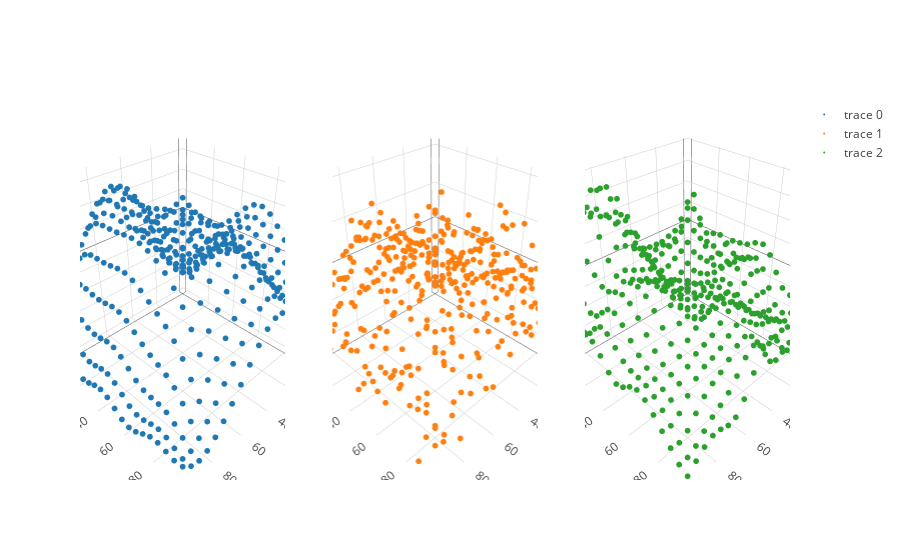
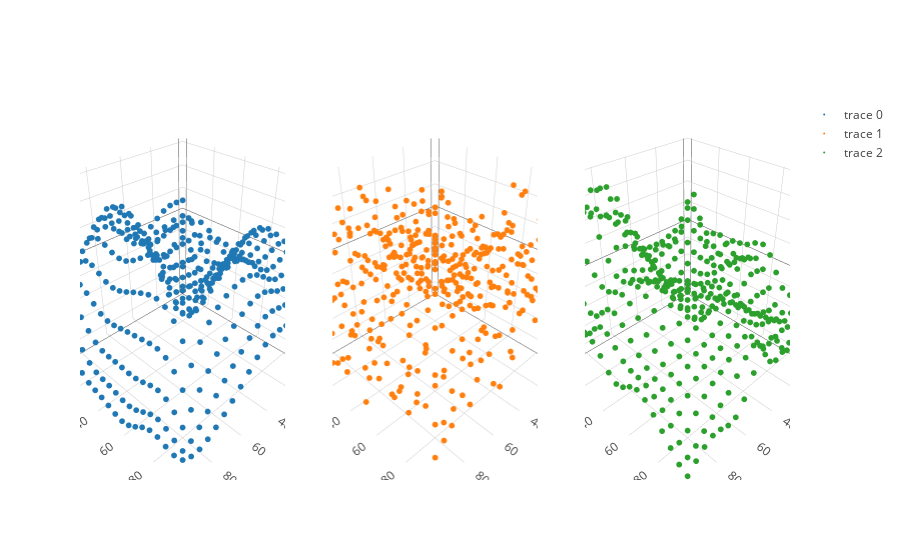
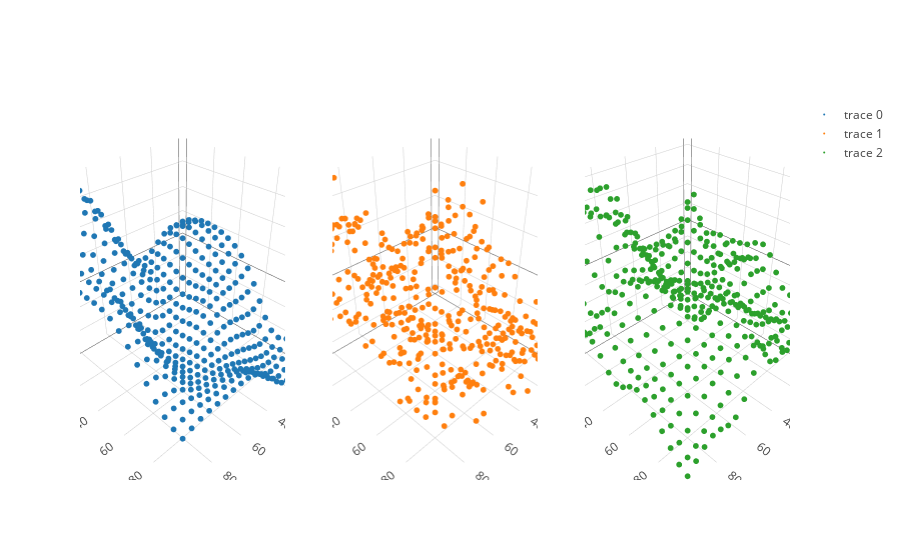

Notebook cell for these charts, in order:
### Code cell
pred = inf.predict_mean()
for i in range(0, len(y), int(len(y)/n_tasks)):
    fig = tools.make_subplots(rows=1, cols=3, specs=[[{'is_3d': True}, {'is_3d': True}, {'is_3d': True}]])
    fig.append_trace(go.Scatter3d(x=X[:,0], y=X[:,1], z=f[i:int(i+len(y)/n_tasks)],
                       mode = 'markers', marker=dict(size = 2,)), 1, 1)
    fig.append_trace(go.Scatter3d(x=X[:,0], y=X[:,1], z=y[i:int(i+len(y)/n_tasks)],
                       mode = 'markers', marker=dict(size = 2,)), 1, 2)
    fig.append_trace(go.Scatter3d(x=X[:,0], y=X[:,1], z=pred[i:int(i+len(y)/n_tasks)],
                       mode = 'markers', marker=dict(size = 2,)), 1, 3)
    iplot(fig)

### Figure 1 — Plotly figure (JSON) as saved in the notebook; plotly's stock layout.template omitted (floating-point values rounded to 4 significant figures; data arrays with more than 128 entries replaced by an {"elided": "..."} marker saying what was removed)
{"data": [{"marker": {"size": 2}, "mode": "markers", "scene": "scene1", "type": "scatter3d", "x": {"elided": "400 int values"}, "y": {"elided": "400 int values"}, "z": {"elided": "400 float values"}}, {"marker": {"size": 2}, "mode": "markers", "scene": "scene2", "type": "scatter3d", "x": {"elided": "400 int values"}, "y": {"elided": "400 int values"}, "z": {"elided": "400 float values"}}, {"marker": {"size": 2}, "mode": "markers", "scene": "scene3", "type": "scatter3d", "x": {"elided": "400 int values"}, "y": {"elided": "400 int values"}, "z": {"elided": "400 float values"}}], "layout": {"scene1": {"domain": {"x": [0, 0.2889], "y": [0, 1]}}, "scene2": {"domain": {"x": [0.3556, 0.6444], "y": [0, 1]}}, "scene3": {"domain": {"x": [0.7111, 1], "y": [0, 1]}}}}

### Figure 2 — Plotly figure (JSON) as saved in the notebook; plotly's stock layout.template omitted (floating-point values rounded to 4 significant figures; data arrays with more than 128 entries replaced by an {"elided": "..."} marker saying what was removed)
{"data": [{"marker": {"size": 2}, "mode": "markers", "scene": "scene1", "type": "scatter3d", "x": {"elided": "400 int values"}, "y": {"elided": "400 int values"}, "z": {"elided": "400 float values"}}, {"marker": {"size": 2}, "mode": "markers", "scene": "scene2", "type": "scatter3d", "x": {"elided": "400 int values"}, "y": {"elided": "400 int values"}, "z": {"elided": "400 float values"}}, {"marker": {"size": 2}, "mode": "markers", "scene": "scene3", "type": "scatter3d", "x": {"elided": "400 int values"}, "y": {"elided": "400 int values"}, "z": {"elided": "400 float values"}}], "layout": {"scene1": {"domain": {"x": [0, 0.2889], "y": [0, 1]}}, "scene2": {"domain": {"x": [0.3556, 0.6444], "y": [0, 1]}}, "scene3": {"domain": {"x": [0.7111, 1], "y": [0, 1]}}}}

### Figure 3 — Plotly figure (JSON) as saved in the notebook; plotly's stock layout.template omitted (floating-point values rounded to 4 significant figures; data arrays with more than 128 entries replaced by an {"elided": "..."} marker saying what was removed)
{"data": [{"marker": {"size": 2}, "mode": "markers", "scene": "scene1", "type": "scatter3d", "x": {"elided": "400 int values"}, "y": {"elided": "400 int values"}, "z": {"elided": "400 float values"}}, {"marker": {"size": 2}, "mode": "markers", "scene": "scene2", "type": "scatter3d", "x": {"elided": "400 int values"}, "y": {"elided": "400 int values"}, "z": {"elided": "400 float values"}}, {"marker": {"size": 2}, "mode": "markers", "scene": "scene3", "type": "scatter3d", "x": {"elided": "400 int values"}, "y": {"elided": "400 int values"}, "z": {"elided": "400 float values"}}], "layout": {"scene1": {"domain": {"x": [0, 0.2889], "y": [0, 1]}}, "scene2": {"domain": {"x": [0.3556, 0.6444], "y": [0, 1]}}, "scene3": {"domain": {"x": [0.7111, 1], "y": [0, 1]}}}}
